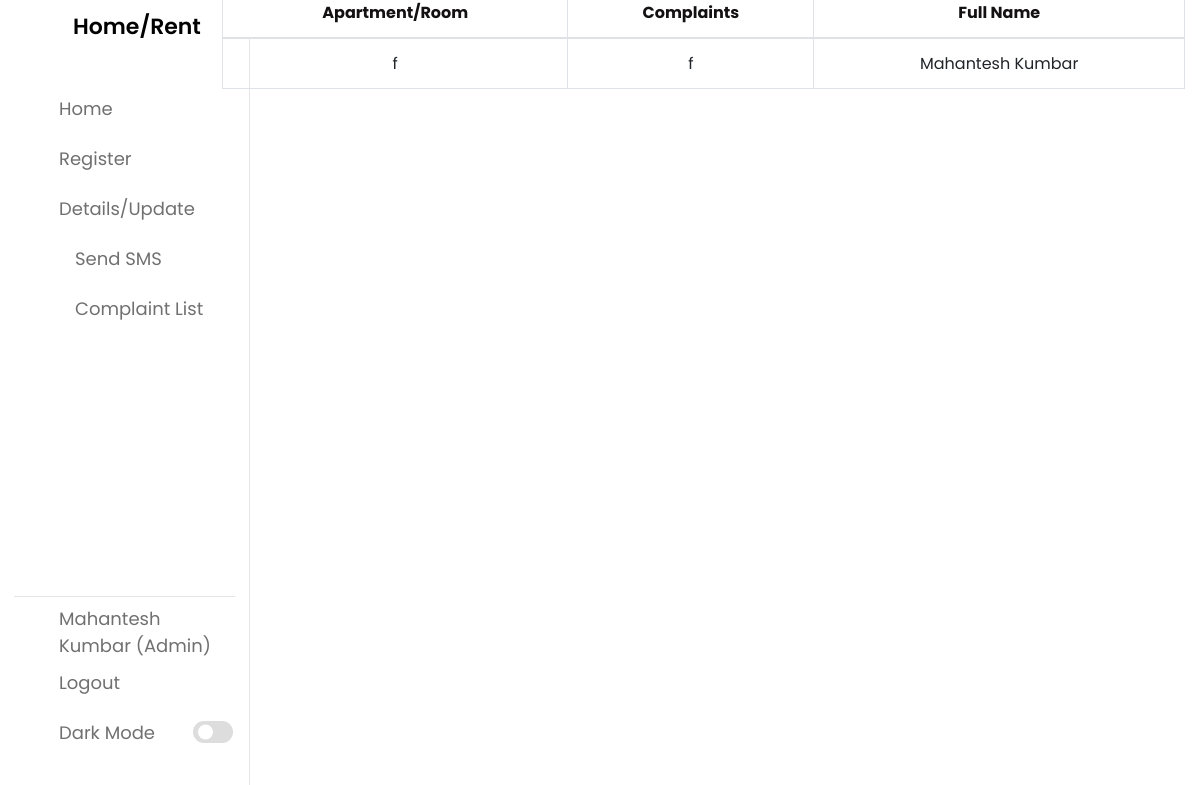
Before: /app/cmplist.php (signed in) with the older database file.
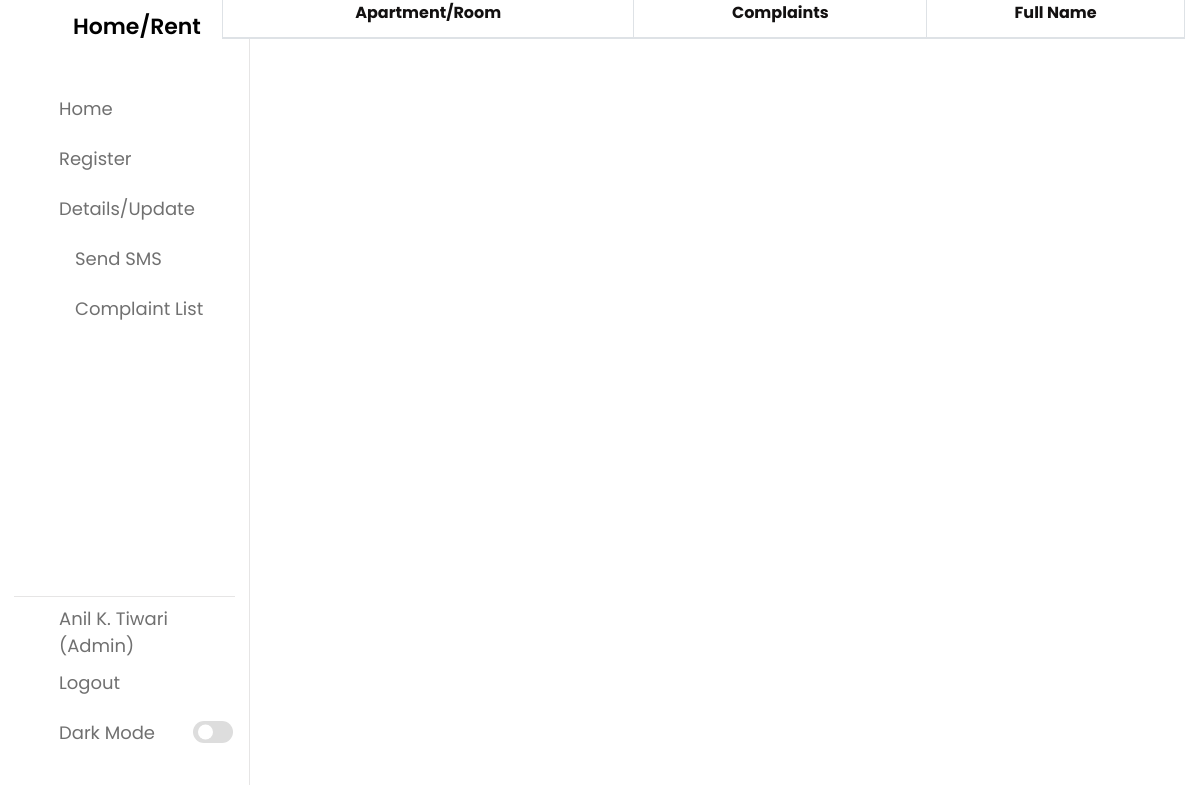
After: the same page with the newer database file.
### tables this page shows
CREATE TABLE `cmps` (
  `id` int(11) NOT NULL,
  `name` varchar(100) DEFAULT NULL,
  `cmp` varchar(200) DEFAULT NULL,
  `username` varchar(200) DEFAULT NULL,
  `fullname` varchar(200) DEFAULT NULL
);

### app/cmplist.php (the view, shortened to what this page needs)
<?php
	require '../config/config.php';
		try {
			if($_SESSION['role'] == 'admin'){
				$stmt = $connect->prepare('SELECT * FROM cmps');
				$stmt->execute();
				$data = $stmt->fetchAll (PDO::FETCH_ASSOC);
			}
		}catch(PDOException $e) {
			$errMsg = $e->getMessage();
		}
?>
		<?php include '../include/side-nav.php';?>
<?php include '../include/header.php';?>
<section class="wrapper " style="margin-left:16%;margin-top: -5%;">
	<div class="container">
		<div class="row">
			<div class="col-12">
				<?php
						echo '<table class="table table-bordered">';
						echo '<thead>';
						echo '<tr>';
						echo '<th>Apartment/Room</th>';
						echo '<th>Complaints</th>';
						echo '<th>Full Name</th>';
						echo '</tr>';
						echo '    </thead>';
							echo '    <tbody>';
					foreach ($data as $key => $value) {
					     echo ' <tr>';
					      echo "<td>".$value['name']."</td>";
					     echo "<td>".$value['cmp']."</td>";
					     echo "<td>".$value['fullname']."</td>";
					     echo "</tr>";
					}
					echo ' </tbody>';
					echo '	  </table>';
				?>
			</div>
		</div>
	</div>
</section>
<?php include '../include/footer.php';?>

### include/side-nav.php (shortened to what this page needs)
<html>
  <head>
    <link rel="stylesheet" href="../assets/css/styles.css">
    <link rel="stylesheet" href="https://unicons.iconscout.com/release/v4.0.0/css/line.css">
  </head>
  <body>
  <nav>
        <div class="logo-name">
            <span class="logo_name">Home/Rent</span>
        </div>
        <div class="menu-items">
            <ul class="nav-links">
                <li><a href="../auth/dashboard.php">
                    <i class="uil uil-estate"></i>
                    <span class="link-name">Home</span>
                </a></li>
                <li>
                <?php if($_SESSION['role'] == 'admin' || $_SESSION['role'] == 'user'){
                echo '<a href="../app/register.php">
	        	    <i class="uil uil-signin"></i>
                 <span class="link-name">Register</span>
                  </a>';
	      	 	} ?>
              </li>
                <li><a href="../app/list.php">
                  <i class="uil uil-document-info"></i>
                  <span class="link-name">Details/Update</span>
                </a></li>
                <li>
                 <?php if($_SESSION['role'] == 'admin'){
                  echo '<a href="../app/sms.php" class="nav-link">
                  <i class="uil uil-message"></i>
                  <span class="link-name">Send SMS</span></a>';
                 } ?>
                </li>
                <li>
                <?php if($_SESSION['role'] == 'admin'){
                echo '<a href="../app/cmplist.php" class="nav-link">
                <i class="uil uil-comments"></i>
                    <span class="link-name">Complaint List</span></a>';
                } ?>
                </li>
            </ul>
            <ul class="logout-mode">
              <li><a href="#">
                    <i class="uil uil-signout"></i>
                    <span class="link-name"><?php echo $_SESSION['fullname']; ?> <?php if($_SESSION['role'] == 'admin'){ echo "(Admin)"; } ?></span>
                </a></li>
                <li><a href="logout.php">
                    <i class="uil uil-signout"></i>
                    <span class="link-name">Logout</span>
                </a></li>
                <li class="mode">
                    <a href="#">
                        <i class="uil uil-moon"></i>
                    <span class="link-name">Dark Mode</span>
                </a>
                <div class="mode-toggle">
                  <span class="switch"></span>
                </div>
            </li>
            </ul>
        </div>
    </nav>
  </body>
</html>

Changed rows visible on the page:
removed cmps: name "f", cmp "f", fullname "Mahantesh Kumbar"
Other visible differences:
$_SESSION['fullname']: "Mahantesh Kumbar" → "Anil K. Tiwari"
